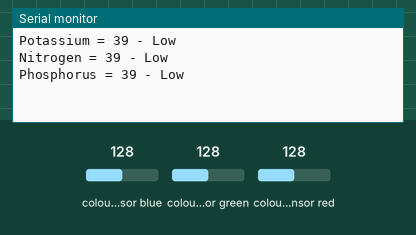
This sketch was run on a simulated ESP8266 (NodeMCU). On the bench: the last lines printed to the serial monitor. Wiring (inferred from the names in the program): TCS3200 colour sensor: output D8; S2 D6; S3 D7; S0 D4; S1 D5. The test bench sets the inputs (shaded band); at power-on: colour sensor blue 128, colour sensor green 128, colour sensor red 128.

Above: at 1.2 s.
1.3 s: colour sensor blue set to 5
2.8 s: colour sensor green set to 5
At 3.22 s:
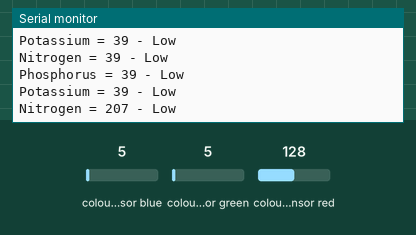
4.3 s: colour sensor red set to 5
At 7.2 s:
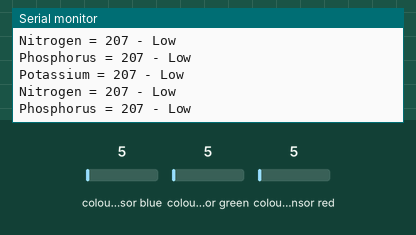

Measured:
- after the input at 4.3 s, the serial monitor: prints a new line after 2.0 s (image 2)

The sketch:

colour_sensor.ino
```cpp
const int s0 = D4;
const int s1 = D5;
const int s2 = D6;
const int s3 = D7;
const int out = D8;
int red = 0;
int green = 0;
int blue = 0;
void setup()
{
  Serial.begin(9600);
  pinMode(s0, OUTPUT);
  pinMode(s1, OUTPUT);
  pinMode(s2, OUTPUT);
  pinMode(s3, OUTPUT);
  pinMode(out, INPUT);
  digitalWrite(s0, HIGH);
  digitalWrite(s1, HIGH);
}
void loop()
{
  color();
  Serial.print("\n\n\n\n\n");
  delay(3000);
}

void nitrogen()
{
  /////// NITROGEN ///////////
  if(445 < blue < 490)
  {
    Serial.print("Nitrogen = ");
    Serial.print(blue,DEC);

    if(445 <= blue <455)
    {
      Serial.println(" - Low");
    }
    else if (456 <= blue <=474 )
    {
      Serial.println(" - Normal");
    }
    else if (475 <= blue <= 490)
    {
      Serial.println(" - High");
    }
  }
  else
  {
    Serial.println();
  }
}

void potassium()
{
  ////////// Potassium //////////
  if(620< red < 700)
  {
    Serial.print("Potassium = ");
    Serial.print(red,DEC);

    if(620 <= red <= 640)
    {
      Serial.println(" - Low");
    }
    else if (641 <= red <= 675)
    {
      Serial.println(" - Normal");
    }
    else if (676 <= red <= 700)
    {
      Serial.println(" - High");
    }
  }
  else
  {
    Serial.println();
  }
}

void phosphorus()
{
  ///////// Phosphorus //////////
  if(500 < green < 570)
  {
    Serial.print("Phosphorus = ");
    Serial.print(green,DEC);

    if(500 <= green <= 525)
    {
      Serial.println(" - Low");
    }
    else if (526 <= green <= 550)
    {
      Serial.println(" - Normal");
    }
    else if (551 <= green <= 570)
    {
      Serial.println(" - High");
    }
  }
  else
  {
    Serial.println();
  }
}

void color()
{
  digitalWrite(s2, LOW);
  digitalWrite(s3, LOW);    //count OUT, pRed, RED
  red = pulseIn(out, digitalRead(out) == HIGH ? LOW : HIGH);
  potassium();
  delay(50);

  digitalWrite(s3, HIGH);  //count OUT, pBLUE, BLUE
  blue = pulseIn(out, digitalRead(out) == HIGH ? LOW : HIGH);
  nitrogen();
  delay(50);

  digitalWrite(s2, HIGH);    //count OUT, pGreen, GREEN
  green = pulseIn(out, digitalRead(out) == HIGH ? LOW : HIGH);
  phosphorus();
  delay(50);
}
```
